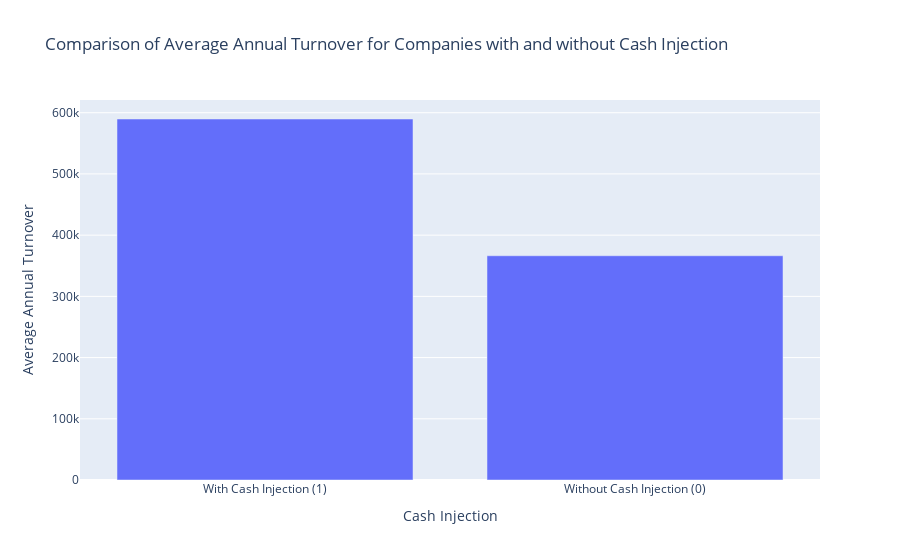

Notebook source saved alongside this figure:
### Code cell
# Assuming you have a dataset named 'clean_data' with relevant columns
with_cash_injection = clean_data[clean_data['Cash Injection'] == 1]
without_cash_injection = clean_data[clean_data['Cash Injection'] == 0]

# Calculate the average annual turnover for companies with Cash Injection (1)
avg_turnover_with_cash_injection = with_cash_injection['Annual turnover'].mean()

# Calculate the average annual turnover for companies without Cash Injection (0)
avg_turnover_without_cash_injection = without_cash_injection['Annual turnover'].mean()

# Create a bar graph to compare the average annual turnover
fig = go.Figure(data=[
    go.Bar(
        x=['With Cash Injection (1)', 'Without Cash Injection (0)'],
        y=[avg_turnover_with_cash_injection, avg_turnover_without_cash_injection],
       # marker_color=['blue', 'green'],  # Customize bar colors
    )
])

# Update layout
fig.update_layout(
    title='Comparison of Average Annual Turnover for Companies with and without Cash Injection',
    xaxis_title='Cash Injection',
    yaxis_title='Average Annual Turnover',
)

fig.show()

### Figure 1 — Plotly figure (JSON) as saved in the notebook; plotly's stock layout.template omitted (floating-point values rounded to 4 significant figures)
{"data": [{"type": "bar", "x": ["With Cash Injection (1)", "Without Cash Injection (0)"], "y": [589700.0, 366300.0]}], "layout": {"title": {"text": "Comparison of Average Annual Turnover for Companies with and without Cash Injection"}, "xaxis": {"title": {"text": "Cash Injection"}}, "yaxis": {"title": {"text": "Average Annual Turnover"}}}}
